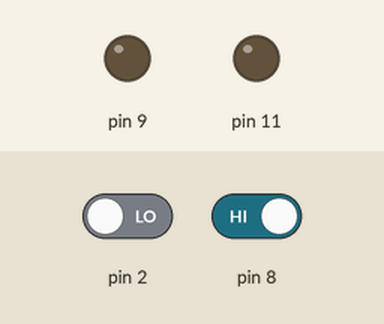
The sketch below on a simulated Arduino Uno, built with avr-gcc and run on an emulated ATmega328P. Parts: output pins drawn as LEDs (lit = HIGH). Dashed ring = blinking. The inputs (shaded band) are chosen by the test bench; at power-on: pin 8 HIGH, pin 2 LOW.

Above: at 1.2 s.
1.3 s: pin 8 driven LOW
At 1.36 s:
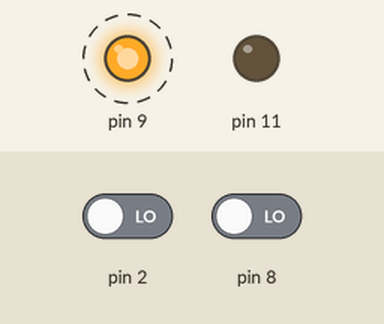
4.3 s: pin 2 driven HIGH
At 4.67 s:
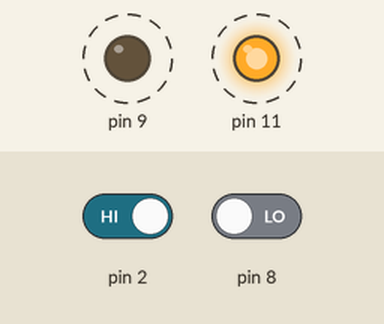
Timing chart, 0 to 13.3 s (numbered marks = the images above; inputs shaded):
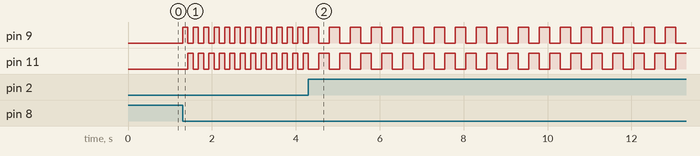

The sketch:

task2.ino
```cpp
bool on = false;
bool pressed = false;

void setup() {
  pinMode(9, OUTPUT);
  pinMode(11, OUTPUT);
  pinMode(8, INPUT);
  pinMode(2, INPUT);
}

void loop() {
  bool pressedNow = !digitalRead(8);
  if (pressedNow && !pressed) {
    on = !on;
  }
  pressed = pressedNow;

  if (!on) {
    digitalWrite(9, LOW);
    digitalWrite(11, LOW);
    return;
  }
  long t = digitalRead(2) ? 250 : 125;
  digitalWrite(9, HIGH);
  digitalWrite(11, LOW);
  delay(t);
  digitalWrite(9, LOW);
  digitalWrite(11, HIGH);
  delay(t);
}
```

Measured:
- after the input at 1.3 s, pin 9: alternates HIGH for 0.13 s and LOW for 0.13 s, starting at once; pin 11: alternates HIGH for 0.13 s and LOW for 0.13 s, starting after 0.13 s
- after the input at 4.3 s, pin 9, pin 11: alternates HIGH for 0.25 s and LOW for 0.25 s, starting after 0.25 s
